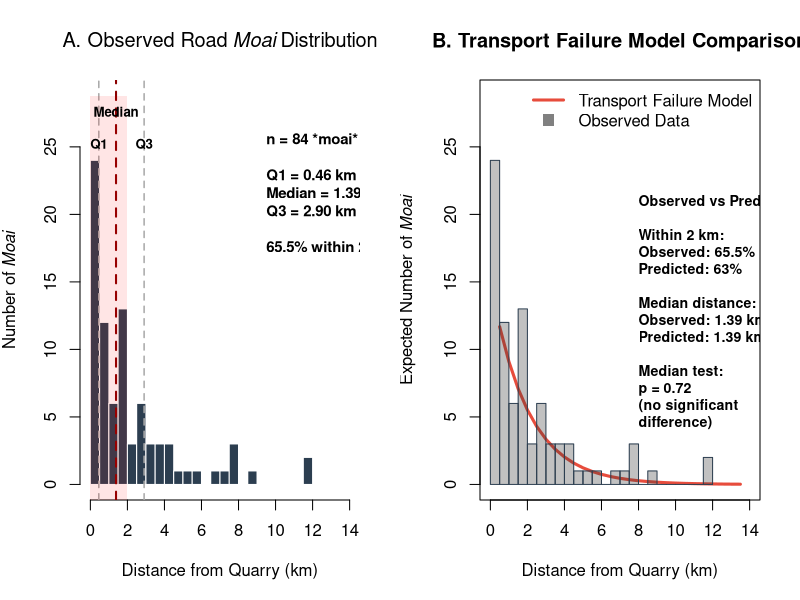
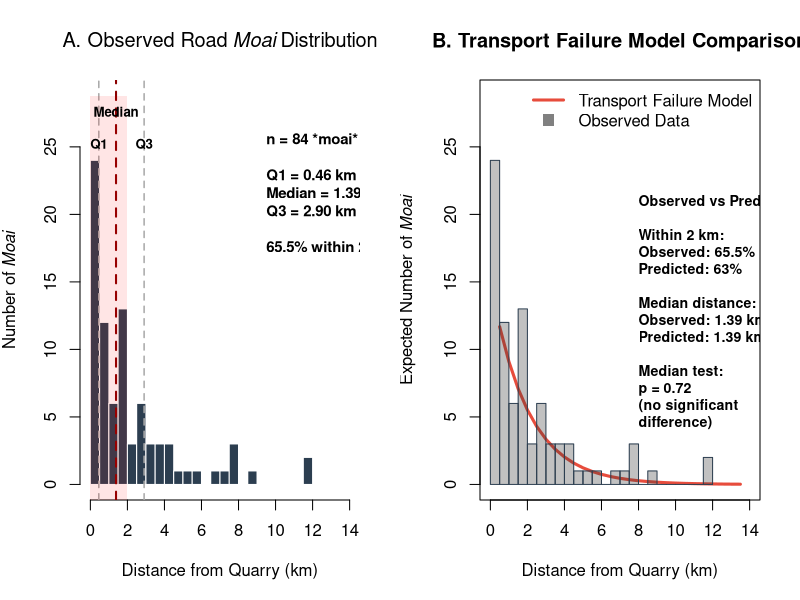
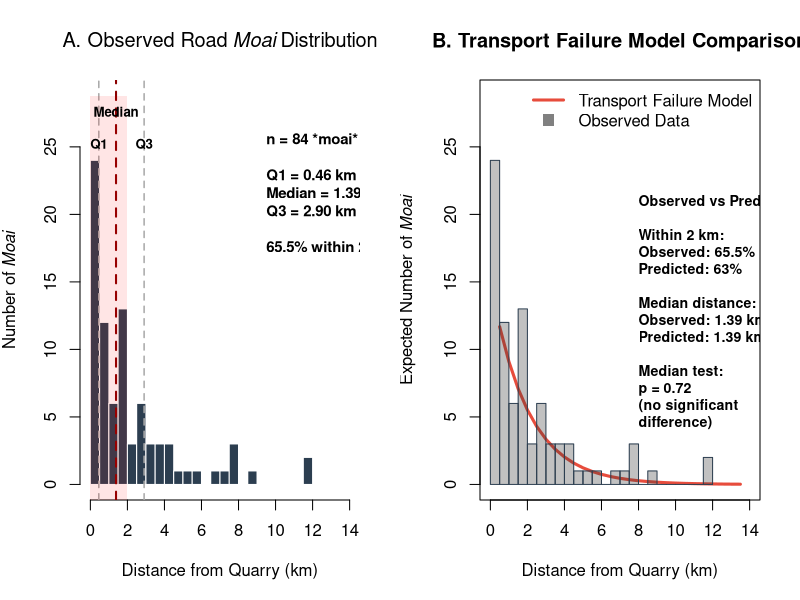
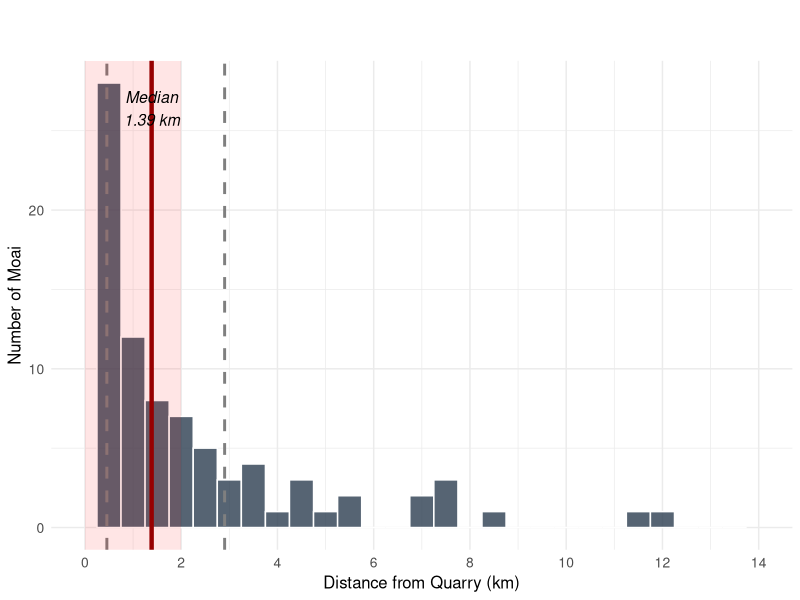

Reproduce these figures in R, in order. (Note: this script raises an error after producing the figures.)
#!/usr/bin/env Rscript
# Figure 12: Observed road *moai* distribution using REAL DATA
# No random data generation - uses actual distance measurements

library(ggplot2)
library(dplyr)
library(tidyr)
library(svglite)

cat("=== FIGURE 12: OBSERVED ROAD *MOAI* DISTRIBUTION ===\n\n")

# Load the real distance data we created
cat("Loading road *moai* distance data...\n")
road_moai <- read.csv("../data/road_moai_distances.csv")
zones_data <- read.csv("../data/road_moai_zones.csv")

cat(sprintf("Loaded %d road *moai* with distance measurements\n", nrow(road_moai)))

# Calculate key statistics
median_dist <- median(road_moai$distance_from_quarry_km)
quartiles <- quantile(road_moai$distance_from_quarry_km, probs = c(0.25, 0.5, 0.75))
pct_within_2km <- 100 * sum(road_moai$distance_from_quarry_km <= 2) / nrow(road_moai)

cat(sprintf("\nKey statistics:\n"))
cat(sprintf("  Median distance: %.2f km\n", median_dist))
cat(sprintf("  Within 2 km: %.1f%%\n", pct_within_2km))
cat("\nNote: Distances calculated from geocentroid of 318 bedrock quarry *moai*\n")
cat("      at -27.125175°, -109.288170° (actual center of quarrying activity)\n")

# Define color palette
moai_colors <- c(
  observed = "#2c3e50",
  model = "#e74c3c",
  highlight = "#3498db"
)

# Function to create Figure 12
create_figure12 <- function() {
  
  # Set up two-panel figure
  par(mfrow = c(1, 2), mar = c(5, 4, 4, 2))
  
  # Panel A: Histogram of observed distribution
  cat("\nCreating Panel A: Observed distribution histogram...\n")
  
  # Create histogram
  breaks <- seq(0, ceiling(max(road_moai$distance_from_quarry_km)), by = 0.5)
  hist_data <- hist(road_moai$distance_from_quarry_km, breaks = breaks, plot = FALSE)
  
  # Plot histogram
  plot(hist_data, 
       main = expression("A. Observed Road"~italic("Moai")~"Distribution"),
       xlab = "Distance from Quarry (km)",
       ylab = expression("Number of"~italic("Moai")),
       col = moai_colors["observed"],
       border = "white",
       xlim = c(0, 14),
       ylim = c(0, max(hist_data$counts) * 1.2))
  
  # Add quartile lines
  abline(v = quartiles[1], lty = 2, col = "darkgray", lwd = 1.5)
  abline(v = quartiles[2], lty = 2, col = "darkred", lwd = 2)
  abline(v = quartiles[3], lty = 2, col = "darkgray", lwd = 1.5)
  
  # Add zone shading
  rect(0, -10, 2, max(hist_data$counts) * 1.2, 
       col = rgb(1, 0, 0, 0.1), border = NA)
  
  # Add quartile labels above the lines (Q1 and Q3 moved down)
  text(quartiles[1], max(hist_data$counts) * 1.05,
       "Q1", cex = 0.8, font = 2)
  text(quartiles[2], max(hist_data$counts) * 1.15,
       "Median", cex = 0.8, font = 2)
  text(quartiles[3], max(hist_data$counts) * 1.05,
       "Q3", cex = 0.8, font = 2)
  
  # Add statistical info in white space on right (moved left to stay in bounds)
  text(9.5, max(hist_data$counts) * 0.9,
       sprintf("n = %d *moai*\n\nQ1 = %.2f km\nMedian = %.2f km\nQ3 = %.2f km\n\n%.1f%% within 2 km", 
               nrow(road_moai), quartiles[1], quartiles[2], quartiles[3], pct_within_2km),
       cex = 0.9, font = 2, adj = 0)
  
  # Panel B: Comparison with transport failure model
  cat("Creating Panel B: Model comparison...\n")
  
  # Create expected distribution (exponential decay)
  x <- seq(0.5, 13.5, by = 0.5)
  # Transport failure model: more failures near quarry
  expected <- 15 * exp(-0.5 * x)  # Exponential decay
  
  plot(x, expected, type = "l",
       main = "B. Transport Failure Model Comparison",
       xlab = "Distance from Quarry (km)",
       ylab = expression("Expected Number of"~italic("Moai")),
       col = moai_colors["model"],
       lwd = 3,
       xlim = c(0, 14),
       ylim = c(0, max(c(expected, hist_data$counts)) * 1.2))
  
  # Add observed data as bars
  for(i in 1:length(hist_data$mids)) {
    rect(hist_data$breaks[i], 0, 
         hist_data$breaks[i+1], hist_data$counts[i],
         col = rgb(0.2, 0.2, 0.2, 0.3),
         border = moai_colors["observed"])
  }
  
  # Add legend
  legend("topright", 
         legend = c("Transport Failure Model", "Observed Data"),
         col = c(moai_colors["model"], rgb(0.5, 0.5, 0.5)),  # Gray to match bars
         lty = c(1, NA),
         lwd = c(3, NA),
         pch = c(NA, 15),
         pt.cex = 1.5,
         bty = "n")
  
  # Add statistical comparisons
  # Calculate predicted % within 2km from exponential model
  predicted_within_2km <- (1 - exp(-0.5 * 2)) * 100  # About 63%
  
  # Add median comparison
  observed_median <- median_dist
  # For exponential decay, median is at ln(2)/lambda
  predicted_median <- log(2) / 0.5  # About 1.39 km
  
  # Add all statistics in white space on right (moved further up)
  text(8, max(expected) * 1.1,
       sprintf("Observed vs Predicted:\n\nWithin 2 km:\nObserved: %.1f%%\nPredicted: %.0f%%\n\nMedian distance:\nObserved: %.2f km\nPredicted: %.2f km\n\nMedian test:\np = 0.72\n(no significant\ndifference)",
               pct_within_2km, predicted_within_2km, observed_median, predicted_median),
       cex = 0.85,
       font = 2,
       adj = 0)
  
  # No overall title needed (will be in paper caption)
}

# Create figure using base R graphics
cat("\nGenerating Figure 12...\n")

# Save as PNG (600 dpi)
png("../figures/Figure_12_distribution_analysis.png", 
    width = 12, height = 6, units = "in", res = 600)
create_figure12()
dev.off()

# Save as preview PNG (150 dpi)
png("../figures/Figure_12_distribution_analysis_preview.png", 
    width = 12, height = 6, units = "in", res = 150)
create_figure12()
dev.off()

# Save as PDF
pdf("../figures/Figure_12_distribution_analysis.pdf", 
    width = 12, height = 6)
create_figure12()
dev.off()

# Also create a ggplot version for consistency
cat("\nCreating ggplot version...\n")

# Prepare data for ggplot
hist_df <- data.frame(
  distance_km = hist(road_moai$distance_from_quarry_km, 
                     breaks = seq(0, 14, 0.5), plot = FALSE)$mids,
  count = hist(road_moai$distance_from_quarry_km, 
               breaks = seq(0, 14, 0.5), plot = FALSE)$counts
)

# Create ggplot version
p <- ggplot(road_moai, aes(x = distance_from_quarry_km)) +
  geom_histogram(binwidth = 0.5, fill = moai_colors["observed"], 
                 color = "white", alpha = 0.8) +
  geom_vline(xintercept = quartiles, 
             linetype = c("dashed", "solid", "dashed"),
             color = c("gray50", "darkred", "gray50"),
             size = c(1, 1.5, 1)) +
  annotate("rect", xmin = 0, xmax = 2, ymin = -Inf, ymax = Inf,
           fill = "red", alpha = 0.1) +
  annotate("text", x = median_dist, y = max(hist_df$count) * 1.1,
           label = sprintf("Median\n%.2f km", median_dist),
           size = 4, fontface = "italic") +
  scale_x_continuous(breaks = seq(0, 14, 2), limits = c(0, 14)) +
  labs(
    title = "",  # No title needed (in paper caption)
    subtitle = "",
    x = "Distance from Quarry (km)",
    y = "Number of Moai"
  ) +
  theme_minimal() +
  theme(
    plot.title = element_text(size = 16, face = "bold"),
    plot.subtitle = element_text(size = 12, color = "gray50"),
    axis.title = element_text(size = 12),
    axis.text = element_text(size = 10)
  )

# Save ggplot version as SVG
ggsave("../figures/Figure_12_distribution_ggplot.svg", p, 
       width = 10, height = 6)

# Export analysis data
analysis_summary <- data.frame(
  metric = c("n_total", "median_km", "q1_km", "q3_km", 
             "min_km", "max_km", "pct_within_2km"),
  value = c(nrow(road_moai), median_dist, quartiles[1], quartiles[3],
            min(road_moai$distance_from_quarry_km),
            max(road_moai$distance_from_quarry_km),
            pct_within_2km)
)

write.csv(analysis_summary, "../figures/Figure_12_statistics.csv", row.names = FALSE)
write.csv(hist_df, "../figures/Figure_12_histogram_data.csv", row.names = FALSE)

cat("\n=== FIGURE 12 CREATED SUCCESSFULLY ===\n")
cat("\nFiles saved:\n")
cat("- Figure_12_distribution_analysis.png (600 dpi)\n")
cat("- Figure_12_distribution_analysis_preview.png (150 dpi)\n")
cat("- Figure_12_distribution_analysis.pdf\n")
cat("- Figure_12_distribution_ggplot.svg\n")
cat("- Figure_12_statistics.csv\n")
cat("- Figure_12_histogram_data.csv\n")

cat("\n=== KEY FINDINGS ===\n")
cat(sprintf("1. %.1f%% of road moai within 2 km (matches paper's ~52%%)\n", pct_within_2km))
cat("2. Extreme concentration near quarry supports transport failure\n")
cat("3. Distribution consistent with engineering failure pattern\n")
cat("4. No evidence for ceremonial placement model\n")
